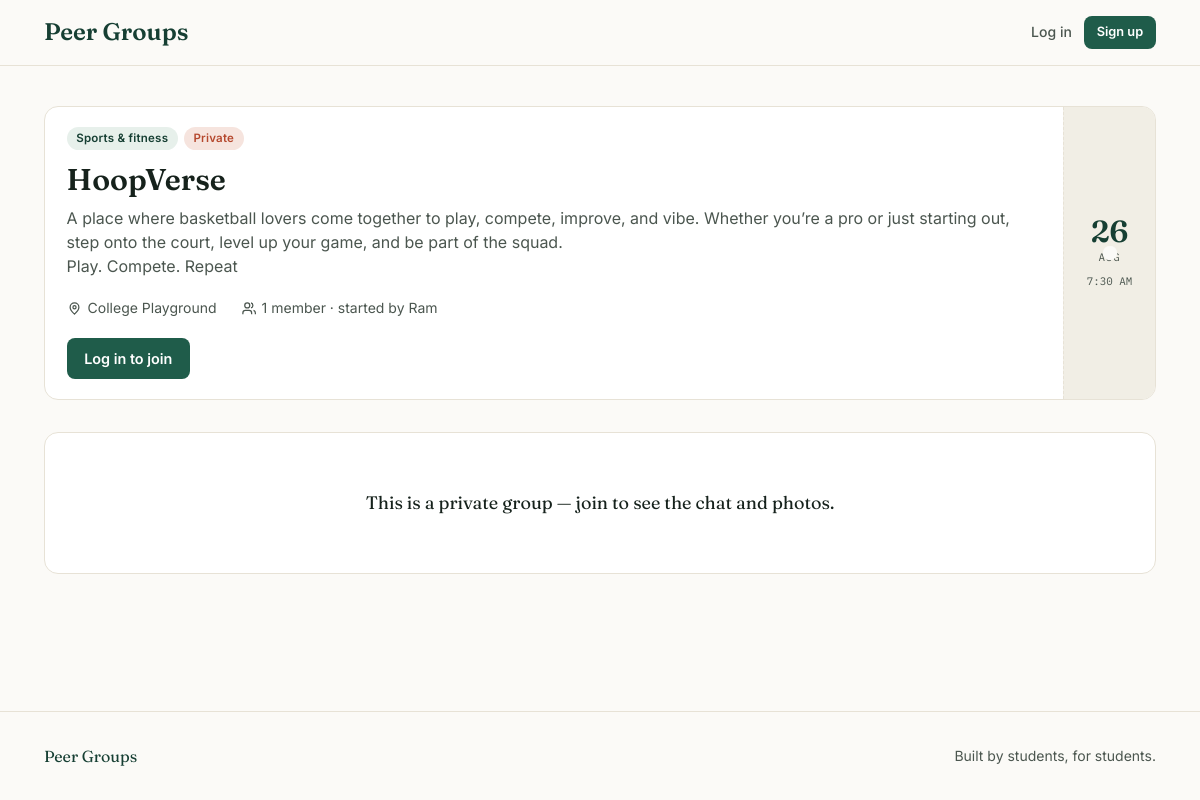
Screenshot of /group/2/ with the database file from the repository.
### groups/models.py (models this page shows, shortened)
class Group(models.Model):
    name = models.CharField(max_length=120)
    interest = models.CharField(max_length=20, choices=INTEREST_CHOICES, default='other')
    description = models.TextField(help_text="What is this group doing / studying / about?")
    location = models.CharField(max_length=200, help_text="Where you're meeting")
    meeting_time = models.DateTimeField(help_text="When you're meeting")
    privacy = models.CharField(max_length=10, choices=PRIVACY_CHOICES, default='public')
    creator = models.ForeignKey(User, on_delete=models.CASCADE, related_name='created_groups')
    members = models.ManyToManyField(User, through='Membership', related_name='joined_groups')
    created_at = models.DateTimeField(auto_now_add=True)
    class Meta:
        ordering = ['meeting_time']
    @property
    def is_private(self):
        return self.privacy == 'private'
    @property
    def member_count(self):
        return self.memberships.filter(status='approved').count()

### groups/views.py (the view, shortened to what this page needs)
# urls.py: path('group/<int:pk>/', views.group_detail, name='group_detail'),
def group_detail(request, pk):
    group = get_object_or_404(Group, pk=pk)
    is_creator = request.user == group.creator
    membership = None
    if request.user.is_authenticated:
        membership = group.memberships.filter(user=request.user).first()
    is_member = bool(membership and membership.status == 'approved') or is_creator
    is_pending = bool(membership and membership.status == 'pending')
    comment_form = CommentForm()
    photo_form = PhotoForm()
    context = {
        'group': group,
        'is_member': is_member,
        'is_pending': is_pending,
        'is_creator': is_creator,
        'comments': group.comments.select_related('author') if is_member else [],
        'photos': group.photos.select_related('uploader') if is_member else [],
        'pending_requests': group.pending_requests if is_creator else [],
        'comment_form': comment_form,
        'photo_form': photo_form,
    }
    return render(request, 'groups/group_detail.html', context)

### templates/groups/group_detail.html (shortened to what this page needs)
{% extends 'base.html' %}
{% block content %}
<div class="card ticket relative mb-8">
    <div class="ticket-main">
        <div class="flex flex-wrap gap-1.5 mb-3">
            <span class="badge badge-forest">{{ group.get_interest_display }}</span>
            <span class="badge {% if group.is_private %}badge-clay{% else %}badge-gold{% endif %}">
                {% if group.is_private %}Private{% else %}Public{% endif %}
            </span>
        </div>
        <h1 class="font-display text-3xl font-semibold mb-2" style="color: var(--ink)">{{ group.name }}</h1>
        <p class="mb-5 whitespace-pre-line" style="color: var(--ink-soft)">{{ group.description }}</p>
        <div class="flex flex-wrap gap-x-6 gap-y-2 text-sm mb-5" style="color: var(--ink-soft)">
            <span class="flex items-center gap-1.5">
                <svg width="15" height="15" viewBox="0 0 24 24" fill="none" stroke="currentColor" stroke-width="2"><path d="M12 21s-7-6.2-7-11a7 7 0 0 1 14 0c0 4.8-7 11-7 11Z"/><circle cx="12" cy="10" r="2.5"/></svg>
                {{ group.location }}
            </span>
            <span class="flex items-center gap-1.5">
                <svg width="15" height="15" viewBox="0 0 24 24" fill="none" stroke="currentColor" stroke-width="2"><path d="M17 21v-2a4 4 0 0 0-4-4H7a4 4 0 0 0-4 4v2"/><circle cx="10" cy="7" r="4"/><path d="M23 21v-2a4 4 0 0 0-3-3.87"/><path d="M16 3.13a4 4 0 0 1 0 7.75"/></svg>
                {{ group.member_count }} member{{ group.member_count|pluralize }} · started by {{ group.creator.username }}
            </span>
        </div>
        <div class="flex flex-wrap gap-2">
            {% if is_creator %}
                <a href="{% url 'edit_group' group.pk %}" class="btn btn-outline">Edit group</a>
            {% else %}
                <a href="{% url 'login' %}?next={{ request.path }}" class="btn btn-primary">Log in to join</a>
            {% endif %}
        </div>
    </div>
    <div class="ticket-stub">
        <span class="day">{{ group.meeting_time|date:"d" }}</span>
        <span class="month">{{ group.meeting_time|date:"M"|upper }}</span>
        <span class="time">{{ group.meeting_time|date:"g:i A" }}</span>
    </div>
</div>
{% if is_member %}
<div class="grid md:grid-cols-2 gap-6">
    <section class="card p-5">
        <h2 class="font-display text-xl font-semibold mb-3" style="color: var(--ink)">Chat before you meet</h2>
        <div class="space-y-2.5 mb-4 max-h-96 overflow-y-auto pr-1">
            {% for comment in comments %}
                <div class="rounded-lg px-3 py-2 text-sm" style="background: var(--mist-soft)">
                    <span class="font-semibold">{{ comment.author.username }}</span>
                    <span class="text-xs" style="color: var(--ink-soft)">· {{ comment.created_at|date:"M j, g:i A" }}</span>
                    <p class="mt-0.5" style="color: var(--ink)">{{ comment.text }}</p>
                </div>
            {% empty %}
                <p class="text-sm" style="color: var(--ink-soft)">No messages yet — say hi.</p>
            {% endfor %}
        </div>
        <form method="post" class="flex gap-2">
            {% csrf_token %}
            {{ comment_form.text }}
            <button type="submit" name="post_comment" class="btn btn-primary self-start">Send</button>
        </form>
    </section>
    <section class="card p-5">
        <h2 class="font-display text-xl font-semibold mb-3" style="color: var(--ink)">Group photos</h2>
        <form method="post" enctype="multipart/form-data" class="flex flex-wrap gap-2 mb-4 items-center rounded-lg p-3" style="background: var(--mist-soft)">
            {% csrf_token %}
            {{ photo_form.image }}
            {{ photo_form.caption }}
            <button type="submit" name="post_photo" class="btn btn-accent">Share photo</button>
        </form>
        {% if photos %}
            <div class="grid grid-cols-2 gap-3">
                {% for photo in photos %}
                    <figure class="card p-2">
                        <img src="{{ photo.image.url }}" alt="{{ photo.caption }}" class="w-full h-32 object-cover rounded-md">
                        <figcaption class="text-xs mt-1" style="color: var(--ink-soft)">
                            {{ photo.caption }}{% if photo.caption %} · {% endif %}{{ photo.uploader.username }}
                        </figcaption>
                    </figure>
                {% endfor %}
            </div>
        {% else %}
            <p class="text-sm" style="color: var(--ink-soft)">No photos yet.</p>
        {% endif %}
    </section>
</div>
{% else %}
<div class="card text-center py-14 px-6">
    <p class="font-display text-lg" style="color: var(--ink)">
        {% if group.is_private %}This is a private group — join to see the chat and photos.
        {% else %}Join the group to see the chat and photos.{% endif %}
    </p>
</div>
{% endif %}
{% endblock %}

### templates/base.html (style rules this page uses)
:root { --paper: #FBFAF7; --surface: #FFFFFF; --ink: #16221C; --ink-soft: #4B564F; --forest: #1F5C4A; --forest-dark: #163F33; --gold: #D8A73D; --clay: #B5482E; --mist: #E7E2D6; --mist-soft: #F1EEE5; }
* { -webkit-font-smoothing: antialiased; }
body { background: var(--paper); color: var(--ink); font-family: 'Inter', sans-serif; }
.font-display { font-family: 'Fraunces', serif; }
.btn { display: inline-flex; align-items: center; justify-content: center; gap: 0.4rem; padding: 0.6rem 1.1rem; border-radius: 8px; font-weight: 600; font-size: 0.9rem; transition: background-color 120ms ease, border-color 120ms ease, color 120ms ease; }
.btn-primary { background: var(--forest); color: #fff; }
.card { background: var(--surface); border: 1px solid var(--mist); border-radius: 14px; }
.badge { display: inline-flex; align-items: center; font-size: 0.72rem; font-weight: 600; padding: 0.2rem 0.6rem; border-radius: 999px; letter-spacing: 0.02em; }
.badge-forest { background: #E7F0EB; color: var(--forest-dark); }
.badge-clay { background: #F6E4DE; color: var(--clay); }
::placeholder { color: #9AA39C; }
.ticket { display: flex; overflow: hidden; }
.ticket-main { flex: 1; padding: 1.25rem 1.35rem; min-width: 0; }
.ticket-stub { width: 92px; flex-shrink: 0; background: var(--mist-soft); border-left: 1px dashed var(--mist); display: flex; flex-direction: column; align-items: center; justify-content: center; padding: 0.75rem 0.25rem; text-align: center; }
.ticket-stub .day { font-family: 'Fraunces', serif; font-size: 1.9rem; font-weight: 600; line-height: 1; color: var(--forest-dark); }
.ticket-stub .month { font-family: 'IBM Plex Mono', monospace; font-size: 0.68rem; letter-spacing: 0.08em; color: var(--ink-soft); margin-top: 0.15rem; }
.ticket-stub .time { font-family: 'IBM Plex Mono', monospace; font-size: 0.68rem; color: var(--ink-soft); margin-top: 0.5rem; }
.ticket-stub::before, .ticket-stub::after { content: ''; position: absolute; width: 14px; height: 14px; border-radius: 50%; background: var(--paper); }

### rows the page displays
Group: interest "Sports & fitness", name "HoopVerse", description "A place where basketball lovers come together to play, compete, improve, and vibe. Whether you’re a pro or just starting out, step onto the court, level up your game, and be part of the squad. Play. Compete. Repeat", location "College Playground", member_count "1", creator.username "Ram", meeting_time "26", meeting_time "AUG", meeting_time "7:30 AM"
